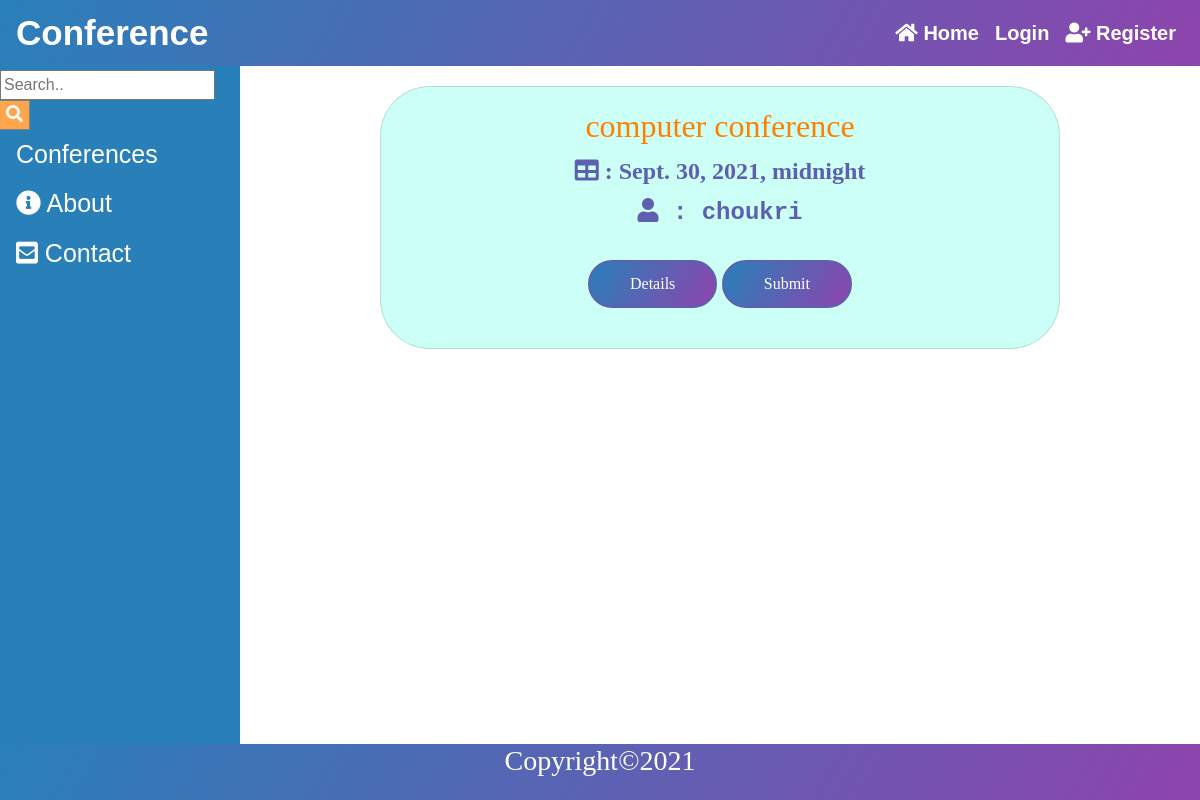
The page / on the database its author committed.
### conferences/models.py (models this page shows, shortened)
class Conference(models.Model):
    title = models.CharField(max_length=50)
    description = models.TextField(verbose_name='description')
    place = models.CharField(max_length=50)
    created_date = models.DateTimeField(auto_now_add=True)
    date = models.DateTimeField()
    submission_deadline = models.DateField()
    confirmation_deadline = models.DateField(null=True, blank=True)
    payment_deadline = models.DateField(null=True, blank=True)
    price = models.CharField(max_length=20, null=True, blank=True)
    organizer = models.ForeignKey(User, on_delete=models.RESTRICT)

### accounts/models.py (models this page shows, shortened)
class User(AbstractBaseUser):
    email = models.EmailField(verbose_name="email", max_length=254, unique=True)
    username = models.CharField(max_length=50, unique=True)
    first_name = models.CharField(max_length=20)
    last_name = models.CharField(max_length=20)
    date_joined = models.DateTimeField(verbose_name="join date", auto_now_add=True)
    last_login = models.DateTimeField(verbose_name="last login", auto_now=True)
    is_active = models.BooleanField(default=True)
    is_staff = models.BooleanField(default=False)
    is_admin = models.BooleanField(default=False)
    is_superuser = models.BooleanField(default=False)
    USERNAME_FIELD = 'email'
    REQUIRED_FIELDS = ['username', 'first_name', 'last_name']
    objects = UserManager()
    def __str__(self):
        return self.username

### conferences/views.py (the view)
class IndexView(generic.ListView):
    model = Conference
    def get_context_data(self, *, object_list=None, **kwargs):
        context = super().get_context_data(**kwargs)
        context['submission_list'] = Submission.objects.all()
        return context

### conferences/templates/conferences/index.html (shortened to what this page needs)
{% extends 'base.html' %}
{% load humanize %}
{% block content %}
    {% for conference in conference_list %}
        <div class="card mb-3" style="max-width: 680px;" id="container">
            <div class="row no-gutters">
                <div class="col-md-12">
                    <div class="card-body text-center">
                        <h2 class="card-title" id="conference">{{ conference.title }}</h2>
                        <h4 class="card-title" id="date"><i class="fas fa-table"></i> : {{ conference.date }}</h4>
                        <h4 class="card-title" id="org"><i class="fas fa-user"></i> : {{ conference.organizer }}</h4>
                        <a class="btn btn" href="{% url 'conference' conference.pk %}">Details</a>
                        {% if conference.organizer == request.user %}
                            <a class="btn btn" href="{% url 'conference_update' conference.pk %}">Update</a>
                            <a class="btn btn" href="{% url 'conference_delete' conference.pk %}">Delete</a>
                        {% else %}
                            <a class="btn btn" href="{% url 'submission_create' conference.pk %}">Submit</a>
                        {% endif %}
                    </div>
                </div>
            </div>
        </div>
    {% endfor %}
{% endblock %}

### static/css/profile.css (style rules this page uses)
div h4 { color: #5F5FB0; font-weight: bold; font-family: sans-serif; }

### static/css/home.css (style rules this page uses)
#container { background-color: #ccfff5; margin: auto; margin-top: 20px; border-radius: 50px; }
a.btn { border: 1px; margin: 20px auto; background: linear-gradient(120deg,#2980b9,#8e44ad); text-align: center; border: 2px solid #5F5FB0; padding: 10px 40px; border-radius: 25px; outline: none; color: white; transition: 0.20s; cursor: pointer; transition: 0.25s; font-family: cursive; outline: none; }
#conference { font-family: cursive; color: #ff8000; }
#date { font-family: fantasy; color: #5F5FB0; }
#org { font-family: monospace; color: #5F5FB0; }

### templates/base.html (style rules this page uses)
body { font-family: Arial, Helvetica, sans-serif; }
* { box-sizing: border-box; }

### rows shown on the page
Conference: title "computer conference", date "Sept. 30, 2021, midnight", organizer "choukri", shows "Submit"
